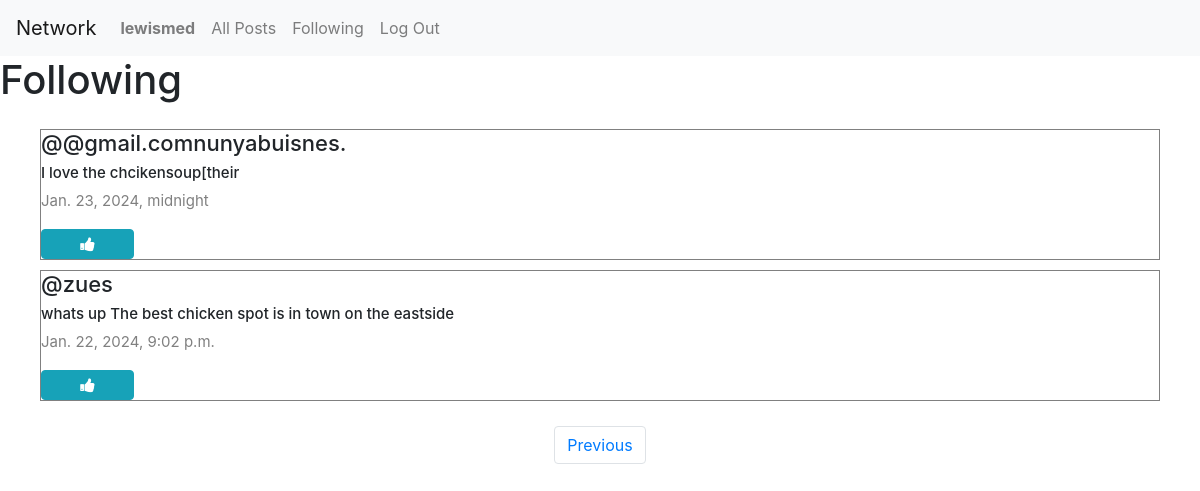
Screenshot of /following?page=2 (signed in) with the database file from the repository.
### network/models.py (models this page shows, shortened)
class User(AbstractUser):
    pass

class Post(models.Model):
    content=models.CharField(max_length=140)
    user=models.ForeignKey(User,on_delete=models.CASCADE,related_name="author")
    date=models.DateTimeField(auto_now_add=True)

### network/views.py (the view)
# urls.py: path('following',views.following,name='following'),
def following(request):
    currentUser=User.objects.get(pk=request.user.id)
    following_people=Follow.objects.filter(user=currentUser)
    allPosts=Post.objects.all().order_by("id").reverse()
    followingPosts=[]
    for posts in allPosts:
        for person in following_people:
            if person.user_follower==posts.user:
                followingPosts.append(posts)
    paginator=Paginator(followingPosts,2)
    page_number= request.GET.get('page')
    posts_of_the_page=paginator.get_page(page_number)
    return render(request, "network/following.html",{
        "posts_of_the_page":posts_of_the_page
    })

### network/templates/network/following.html (shortened to what this page needs)
{% extends "network/layout.html" %}
{% block body %}
<h1>Following</h1>
<div class="all-posts" >
    {% for post in posts_of_the_page %}
        <div class="post" style="margin: 5px 20px; border:0.1px solid gray; display: flex;
        justify-content: center;
        flex-direction:column;
        box-sizing: border-box;">
            <h5 class="username">@{{ post.user }}</h5>
           <h6 class="content" id="content_{{post.id}}" >{{ post.content }}</h6>
            <p class="date"> {{ post.date }}</p>
            {% if user.is_authenticated %}
            {% if user == post.user %}
            <div class="d-flex justify-content-around">
                <button class="btn btn-primary" data-toggle="modal" data-target="#modal_edit_post_{{ post.id }}" > Edit </button>
            </div>
            <div class="modal" id="modal_edit_post_{{ post.id }}" tabindex="-1" role="dialog" aria-labelledby="modal_edit_post_{{ post.id }}_label" aria-hidden="true">
                <div class="modal-dialog" role="document">
                  <div class="modal-content">
                    <div class="modal-header">
                      <h5 class="modal-title">Edit Post</h5>
                      <button type="button" class="close" data-dismiss="modal" aria-label="Close">
                        <span aria-hidden="true">&times;</span>
                      </button>
                    </div>
                    <div class="modal-body">
                      <textarea rows="5" id="textarea_{{ post.id }}" class="form-control" name="content">{{ post.content }}</textarea>
                    </div>
                    <div class="modal-footer">
                      <button type="button" class="btn btn-primary" onclick= "submitHandler({{ post.id }})">Save changes</button>
                      <button type="button" class="btn btn-secondary" data-dismiss="modal">Close</button>
                    </div>
                  </div>
                </div>
              </div>
              {% else %}
                {% if post.id in whoYouLiked %}
              <button class="btn btn-info fa fa-thumbs-down col-1" onclick="likeHandler({{ post.id }},{{ whoYouLiked }})" post id="{{ post.id }}"></button>
                {% else %}
                <button class="btn btn-info fa fa-thumbs-up col-1"  onclick="likeHandler({{ post.id }},{{ whoYouLiked }})" post id="{{ post.id }}"></button>
                {% endif %}
            {% endif %}
            {% endif %}
        </div>
        {% endfor %}
    </div>
<nav aria-label="Page navigation example">
    <ul class="pagination d-flex justify-content-center">
        {% if posts_of_the_page.has_previous %}
      <li class="page-item"><a class="page-link" href="?page={{ posts_of_the_page.previous_page_number }}">Previous</a></li>
      {% endif %}
    </ul>
  </nav>
{% endblock %}

### network/templates/network/layout.html (shortened to what this page needs)
{% load static %}
<!DOCTYPE html>
<html lang="en">
    <head>
        <link rel="stylesheet" href="https://stackpath.bootstrapcdn.com/bootstrap/4.4.1/css/bootstrap.min.css">
        <link href="{% static 'network/styles.css' %}" rel="stylesheet">
        <link rel="stylesheet" href="https://cdnjs.cloudflare.com/ajax/libs/font-awesome/4.7.0/css/font-awesome.min.css">
    </head>
    <body>
        <nav class="navbar navbar-expand-lg navbar-light bg-light">
            <a class="navbar-brand" href="#">Network</a>
            <div>
              <ul class="navbar-nav mr-auto">
                {% if user.is_authenticated %}
                    <li class="nav-item">
                        <a class="nav-link" href="{% url 'profile' user_id=user.id %}"><strong>{{ user.username }}</strong></a>
                    </li>
                {% endif %}
                <li class="nav-item">
                  <a class="nav-link" href="{% url 'index' %}">All Posts</a>
                </li>
                {% if user.is_authenticated %}
                    <li class="nav-item">
                        <a class="nav-link" href="{% url  'following' %}">Following</a>
                    </li>
                    <li class="nav-item">
                        <a class="nav-link" href="{% url 'logout' %}">Log Out</a>
                    </li>
                {% endif %}
              </ul>
            </div>
          </nav>
        <div class="body">
            {% block body %}
            {% endblock %}
        </div>
    </body>
</html>

### network/static/network/styles.css (style rules this page uses)
.all-posts { display: flex; justify-content: flex-start; flex-direction: column; margin: 20px; }
.content { font-size: 15px; }
.username { font-size: 22px; }
.date { color:gray; font-size: 15px; }

### rows the page displays
User: username "lewismed"
Post: user "@gmail.comnunyabuisnes.", content "I love the chcikensoup[their", date "Jan. 23, 2024, midnight"
Post: user "zues", content "whats up The best chicken spot is in town on the eastside", date "Jan. 22, 2024, 9:02 p.m."
